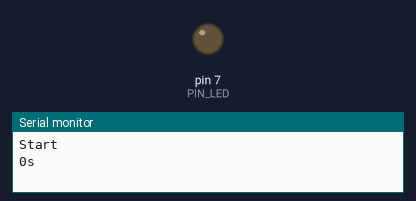
The sketch below on a simulated Arduino Uno, built with avr-gcc and run on an emulated ATmega328P. Parts: output pins drawn as LEDs (lit = HIGH), the last lines printed to the serial monitor. Dashed ring = blinking. At 2.0 s the program stops and its outputs stay as they are.

Above: at 0.5 s.
At 1.85 s:
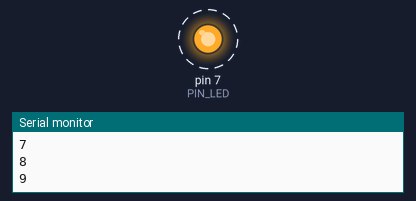
Timing chart, 0 to 3.0 s (numbered marks = the images above):
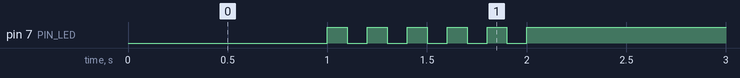

Measured:
- by itself, pin 7 (PIN_LED): alternates HIGH for 0.10 s and LOW for 0.10 s, 11 changes in all, then stays HIGH

The sketch:

05_practice_2.ino
```cpp
#define PIN_LED 7
unsigned int counting, count, toggle;

void setup() {
  pinMode(PIN_LED, OUTPUT);
  Serial.begin(115200);
  while(!Serial) {
    ;
  }
  Serial.println("Start");
  count = toggle = counting = 0;
  digitalWrite(PIN_LED, toggle);
}

void loop() {
  Serial.println("0s");
  digitalWrite(PIN_LED, 0);
  delay(1000);
  Serial.println("1s");
  while(count <= 9){
    count += 1;
    Serial.println(++counting);
    toggle = toggle_state(toggle);
    digitalWrite(PIN_LED, toggle);
    delay(100);
  }
  Serial.println("2s");
  while(1) {
    digitalWrite(PIN_LED, 1);
  }
}

int toggle_state(int toggle) {
  return (toggle == 1) ? 0 : 1;
}
```
